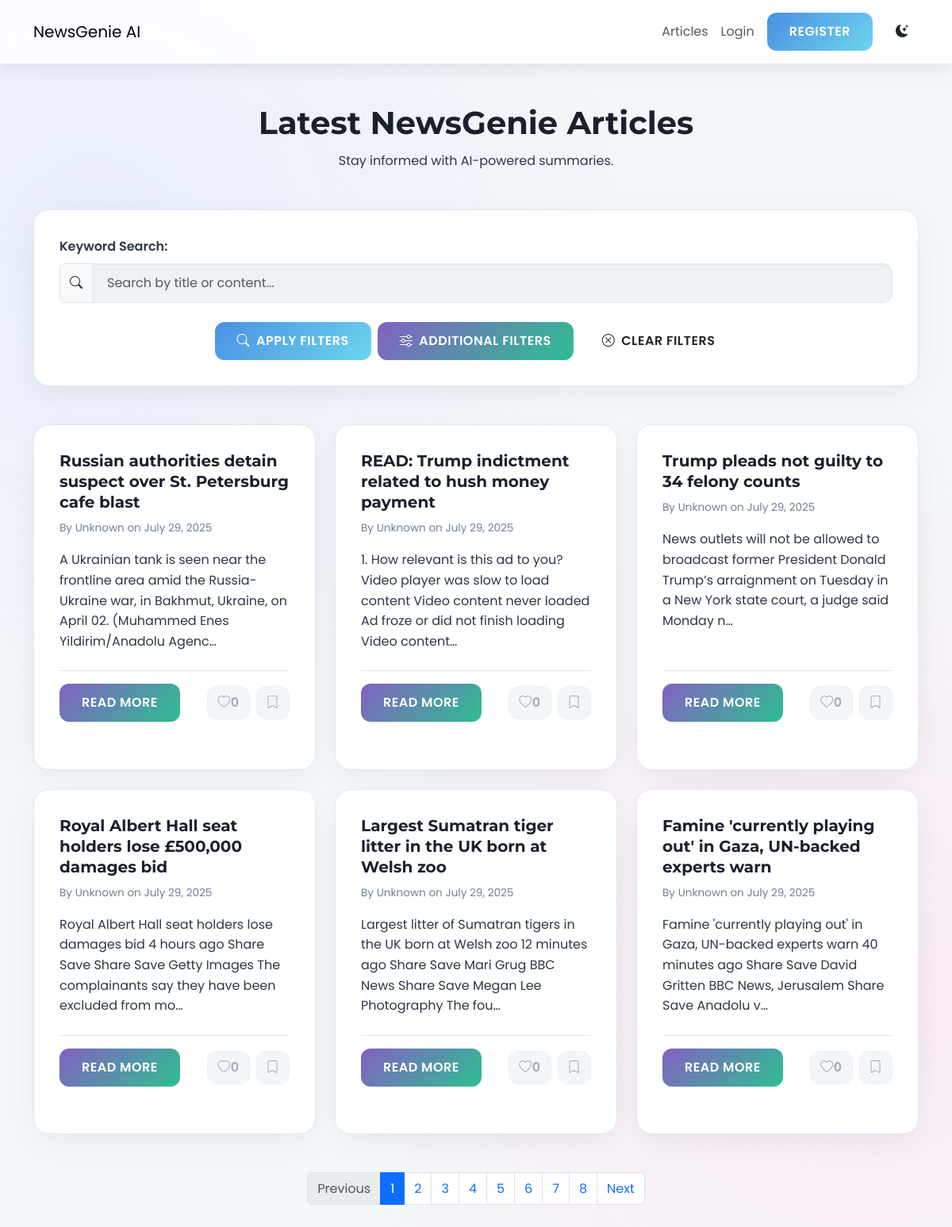
The app's page /articles/ with its own data.
### news/models.py (models this page shows, shortened)
class Article(models.Model):
    title = models.CharField(max_length=255)
    author = models.CharField(max_length=100, default="Unknown")
    content = models.TextField()
    url = models.URLField(unique=True)
    source = models.CharField(max_length=100)
    published_at = models.DateTimeField()
    summary = models.TextField(blank=True, null=True)
    category = models.ManyToManyField(Category, related_name='articles')
    approved = models.BooleanField(default=False)
    audio_file = models.FileField(upload_to='news_audio/', blank=True, null=True)
    @property
    def total_likes(self):
        return self.likes.count()
    def approved_status(self):
        return self.approved
    approved_status.boolean = True
    approved_status.short_description = "Approved"

### news/views.py (the view, shortened to what this page needs)
# urls.py: path('articles/', views.article_list, name="article_list"), # MODIFIED: Articles page moved to /articles/
@cache_page(60 * 15)
def article_list(request):
    category_filter = request.GET.get("category", "All")
    query = request.GET.get("q", "")
    start_date_str = request.GET.get("start_date")
    end_date_str = request.GET.get("end_date")
    min_likes_str = request.GET.get("min_likes")
    min_comments_str = request.GET.get("min_comments")
    sort_by = request.GET.get("sort_by", "-published_at")
    articles = Article.objects.filter(approved=True).prefetch_related('category').prefetch_related('likes').prefetch_related('bookmarks')
    if category_filter and category_filter != "All":
        articles = articles.filter(category__name__iexact=category_filter)
    if query:
        articles = articles.filter(Q(title__icontains=query) | Q(content__icontains=query))
    if start_date_str:
        try:
            start_date = datetime.strptime(start_date_str, '%Y-%m-%d').date()
            articles = articles.filter(published_at__date__gte=start_date)
        except ValueError:
            pass
    if end_date_str:
        try:
            end_date = datetime.strptime(end_date_str, '%Y-%m-%d').date()
            articles = articles.filter(published_at__date__lte=end_date)
        except ValueError:
            pass
    if sort_by == "most_popular_likes":
        if not (min_likes_str or min_comments_str):
            articles = articles.annotate(like_count=Count('likes', distinct=True))
        articles = articles.order_by('-like_count', '-published_at')
    elif sort_by == "most_popular_comments":
        if not (min_likes_str or min_comments_str):
             articles = articles.annotate(comment_count=Count('comments', distinct=True))
        articles = articles.order_by('-comment_count', '-published_at')
    elif sort_by == "-published_at":
        articles = articles.order_by('-published_at')
    elif sort_by == "published_at":
        articles = articles.order_by('published_at')
    paginator = Paginator(articles, 6)
    page_number = request.GET.get("page")
    page_obj = paginator.get_page(page_number)
    if request.user.is_authenticated:
        page_article_ids = [article.id for article in page_obj]
        liked_articles_ids = ArticleLike.objects.filter(user=request.user, article__id__in=page_article_ids).values_list('article__id', flat=True)
        bookmarked_articles_ids = Bookmark.objects.filter(user=request.user, article__id__in=page_article_ids).values_list('article__id', flat=True)
        for article in page_obj:
            article.is_liked_by_user = article.id in liked_articles_ids
            article.is_bookmarked_by_user = article.id in bookmarked_articles_ids
    else:
        for article in page_obj:
            article.is_liked_by_user = False
            article.is_bookmarked_by_user = False
    categories = Category.objects.all()
    context = {
        "articles": page_obj,
        "categories": categories,
        "current_category": category_filter,
        "search_query": query,
        "start_date": start_date_str,
        "end_date": end_date_str,
        "min_likes": min_likes_str,
        "min_comments": min_comments_str,
        "sort_by": sort_by,
        "is_paginated": page_obj.has_other_pages(),
        "page_obj": page_obj,
    }
    return render(request, "news/article_list.html", context)

### news/templatetags/custom_filters.py (called while the page is built)
@register.simple_tag(takes_context=True)
def url_replace(context, **kwargs):
    d = context['request'].GET.copy()
    for k, v in kwargs.items():
        d[k] = v
    for k in [key for key, value in d.items() if not value]:
        del d[k]
    return d.urlencode() # Use urlencode directly from QueryDict

### news/templates/news/article_list.html (shortened to what this page needs)
{% extends 'news/base.html' %}
{% load static %}
{% load custom_filters %}
{% block content %}
<div class="page-header-section text-center mb-5">
    <h1 class="page-title-heading">Latest NewsGenie Articles</h1>
    <p class="page-subtitle-text">Stay informed with AI-powered summaries.</p>
</div>
<div class="advanced-filter-sort-container app-card mb-5">
    <form method="GET" action="{% url 'news:article_list' %}" class="filter-sort-form">
        <div class="row g-3">
            <div class="col-12">
                <label for="searchInput" class="form-label-custom">Keyword Search:</label>
                <div class="input-group">
                    <span class="input-group-text"><i class="bi bi-search"></i></span>
                    <input type="text" name="q" id="searchInput" class="form-control app-input-field" placeholder="Search by title or content..." value="{{ search_query }}">
                </div>
            </div>
        </div>
        <div class="text-center mt-4 d-flex flex-wrap justify-content-center gap-2">
            <button type="submit" class="btn app-btn primary-btn"><i class="bi bi-search me-2"></i> Apply Filters</button>
            <button class="btn app-btn secondary-btn" type="button" data-bs-toggle="collapse" data-bs-target="#additionalFilters" aria-expanded="false" aria-controls="additionalFilters">
                <i class="bi bi-sliders me-2"></i> Additional Filters
            </button>
            <a href="{% url 'news:article_list' %}" class="btn app-btn outline-btn"><i class="bi bi-x-circle me-2"></i> Clear Filters</a>
        </div>
    </form>
</div>
<div class="row row-cols-1 row-cols-md-2 row-cols-lg-3 g-4 article-grid">
    {% for article in articles %}
    <div class="col">
        <div class="app-card article-card h-100">
            <div class="card-body d-flex flex-column">
                <h5 class="card-title-article">{{ article.title }}</h5>
                <p class="card-meta-info">By {{ article.author }} on {{ article.published_at|date:"F d, Y" }}</p>
                <p class="card-text-summary">{{ article.summary|default:article.content|truncatechars:150 }}</p>
                <div class="article-actions">
                    <a href="{% url 'news:detail' article.pk %}" class="btn app-btn read-more-btn">Read More</a>
                    <div class="d-flex gap-2 button-group-actions">
                        <button class="btn app-btn icon-btn like-btn {% if article.is_liked_by_user %}liked{% endif %}" data-article-id="{{ article.pk }}" {% if not user.is_authenticated %}disabled title="Login to like" {% endif %}>
                            <i class="bi {% if article.is_liked_by_user %}bi-heart-fill{% else %}bi-heart{% endif %}"></i>
                            <span class="like-count">{{ article.total_likes }}</span>
                        </button>
                        <button class="btn app-btn icon-btn bookmark-btn {% if article.is_bookmarked_by_user %}bookmarked{% endif %}" data-article-id="{{ article.pk }}" {% if not user.is_authenticated %}disabled title="Login to bookmark" {% endif %}>
                            <i class="bi {% if article.is_bookmarked_by_user %}bi-bookmark-fill{% else %}bi-bookmark{% endif %}"></i>
                        </button>
                    </div>
                </div>
            </div>
            <div class="card-footer article-card-footer">
                {% for category in article.category.all %}
                    <span class="badge category-pill-small me-1">{{ category.name }}</span>
                {% endfor %}
            </div>
        </div>
    </div>
    {% empty %}
    <div class="col-12 text-center py-5">
        <p class="lead">No articles found matching your criteria.</p>
    </div>
    {% endfor %}
</div>
{% if articles.has_other_pages %}
<nav aria-label="Page navigation" class="mt-5">
    <ul class="pagination justify-content-center app-pagination">
        {% if articles.has_previous %}
            <li class="page-item">
                <a class="page-link" href="?{% url_replace page=articles.previous_page_number %}">Previous</a>
            </li>
        {% else %}
            <li class="page-item disabled"><span class="page-link">Previous</span></li>
        {% endif %}
        {% for i in articles.paginator.page_range %}
            {% if articles.number == i %}
                <li class="page-item active"><span class="page-link">{{ i }}</span></li>
            {% else %}
                <li class="page-item">
                    <a class="page-link" href="?{% url_replace page=i %}">{{ i }}</a>
                </li>
            {% endif %}
        {% endfor %}
        {% if articles.has_next %}
            <li class="page-item">
                <a class="page-link" href="?{% url_replace page=articles.next_page_number %}">Next</a>
            </li>
        {% else %}
            <li class="page-item disabled"><span class="page-link">Next</span></li>
        {% endif %}
    </ul>
</nav>
{% endif %}
{% endblock %}

### records on screen
Article: title "Russian authorities detain suspect over St. Petersburg cafe blast", author "Unknown", published_at "July 29, 2025", summary "A Ukrainian tank is seen near the frontline area amid the Russia-Ukraine war, in Bakhmut, Ukraine, on April 02. (Muhammed Enes Yildirim/Anadolu Agenc…", total_likes "0"
Article: title "READ: Trump indictment related to hush money payment", author "Unknown", published_at "July 29, 2025", summary "1. How relevant is this ad to you? Video player was slow to load content Video content never loaded Ad froze or did not finish loading Video content…", total_likes "0"
Article: title "Trump pleads not guilty to 34 felony counts", author "Unknown", published_at "July 29, 2025", summary "News outlets will not be allowed to broadcast former President Donald Trump’s arraignment on Tuesday in a New York state court, a judge said Monday n…", total_likes "0"
Article: title "Royal Albert Hall seat holders lose £500,000 damages bid", author "Unknown", published_at "July 29, 2025", summary "Royal Albert Hall seat holders lose damages bid 4 hours ago Share Save Share Save Getty Images The complainants say they have been excluded from mo…", total_likes "0"
Article: title "Largest Sumatran tiger litter in the UK born at Welsh zoo", author "Unknown", published_at "July 29, 2025", summary "Largest litter of Sumatran tigers in the UK born at Welsh zoo 12 minutes ago Share Save Mari Grug BBC News Share Save Megan Lee Photography The fou…", total_likes "0"
Article: title "Famine 'currently playing out' in Gaza, UN-backed experts warn", author "Unknown", published_at "July 29, 2025", summary "Famine 'currently playing out' in Gaza, UN-backed experts warn 40 minutes ago Share Save David Gritten BBC News, Jerusalem Share Save Anadolu v…", total_likes "0"

### other values on screen
{{ i }} "1"
{{ i }} "2" "3" "4" "5" "6" "7" "8"
